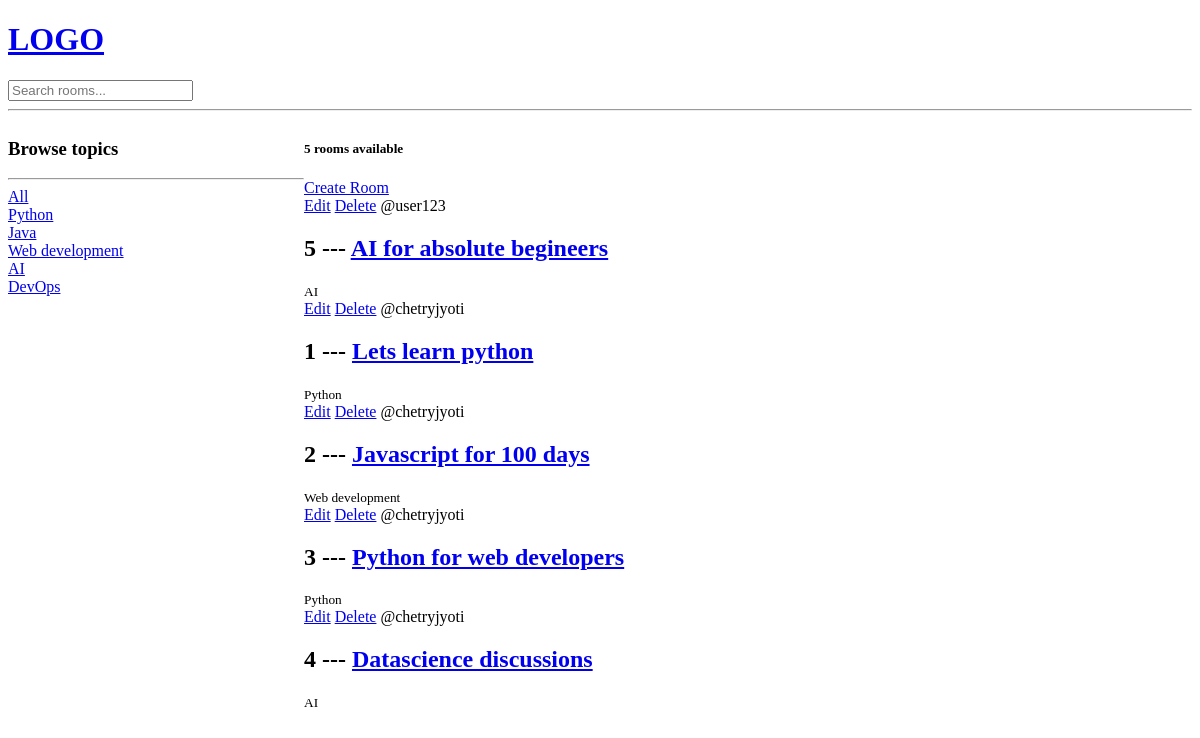
The app's page /, older data.
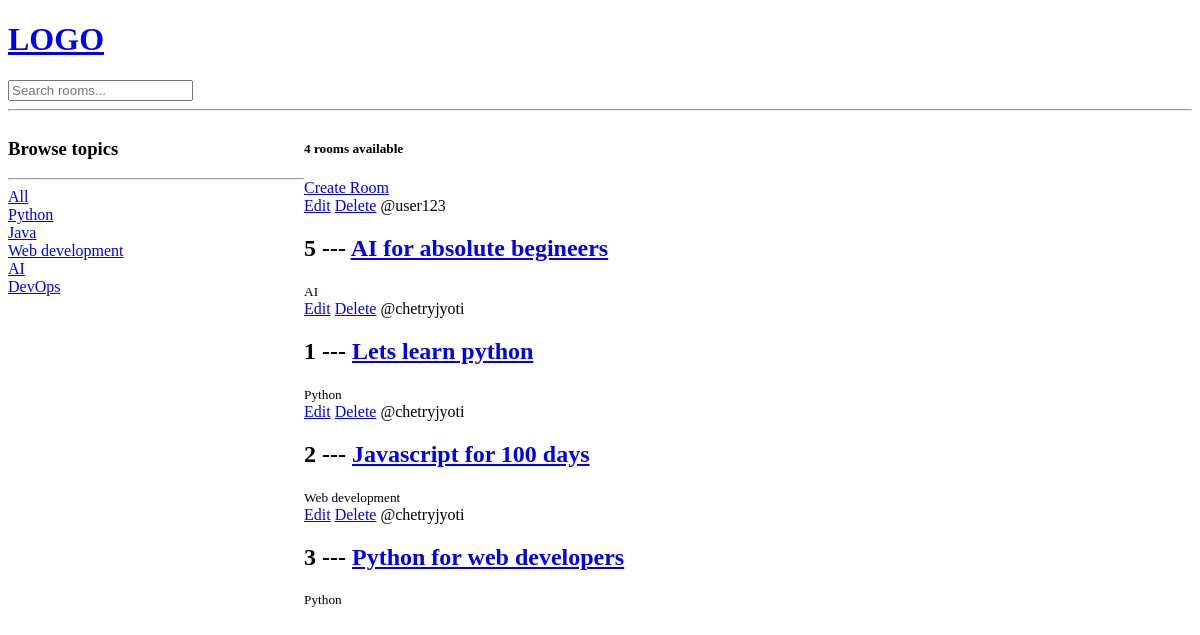
The same page, newer data.
### base/models.py (models this page shows, shortened)
class Topic(models.Model):
    name = models.CharField(max_length=200)

class Room(models.Model):
    host =models.ForeignKey(User,on_delete=models.SET_NULL,null=True)
    topic =models.ForeignKey(Topic,on_delete=models.SET_NULL,null=True)
    name=models.CharField(max_length=200)
    description=models.TextField(null=True,blank=True)
    updated = models.DateTimeField(auto_now=True)
    created = models.DateTimeField(auto_now_add=True)
    class Meta:
        ordering = ['-updated','-created']

### base/views.py (the view)
# urls.py: path('',views.home,name='home'),
def home(request):
    q = request.GET.get('q') if request.GET.get('q') != None else ""
    rooms = Room.objects.filter(Q(topic__name__icontains = q)|
                                Q(name__icontains = q ) |
                                Q(description__icontains=q) |
                                Q(host__username__contains=q)
                                )
    topics = Topic.objects.all()
    room_count = rooms.count()
    context = {'rooms':rooms,'topics':topics,'room_count':room_count}
    return render(request,'base/home.html',context)

### base/templates/base/home.html (shortened to what this page needs)
{% extends 'main.html' %} {% block content %}
<div class="home-container">
  <div>
    <h3>Browse topics</h3>
    <hr />
    <div><a href="{% url 'home' %}">All</a></div>
    {% for topic in topics %}
    <div><a href="{% url 'home' %}?q={{topic.name}}">{{topic.name}}</a></div>
    {% endfor %}
  </div>
  <div>
    <h5>{{room_count}} rooms available</h5>
    <a href="{% url 'create-room' %}">Create Room</a>
    <div>
      {% for room in rooms %}
      <div>
        <a href="{% url 'update-room' room.id %}">Edit</a>
        <a href="{% url 'delete-room' room.id %}">Delete</a>
        <span>@{{room.host.username}}</span>
        <h2>
          {{room.id}} --- <a href="{% url 'room' room.id %}">{{room.name}}</a>
        </h2>
        <small>{{room.topic.name}}</small>
      </div>
      {% endfor %}
    </div>
  </div>
</div>
{% endblock content %}

Row changes from the older to the newer data that the page shows:
removed Room: host.username "chetryjyoti", id "4", name "Datascience discussions", topic.name "AI"
Text that changed along with them:
{{ room_count }}: "5" → "4"
